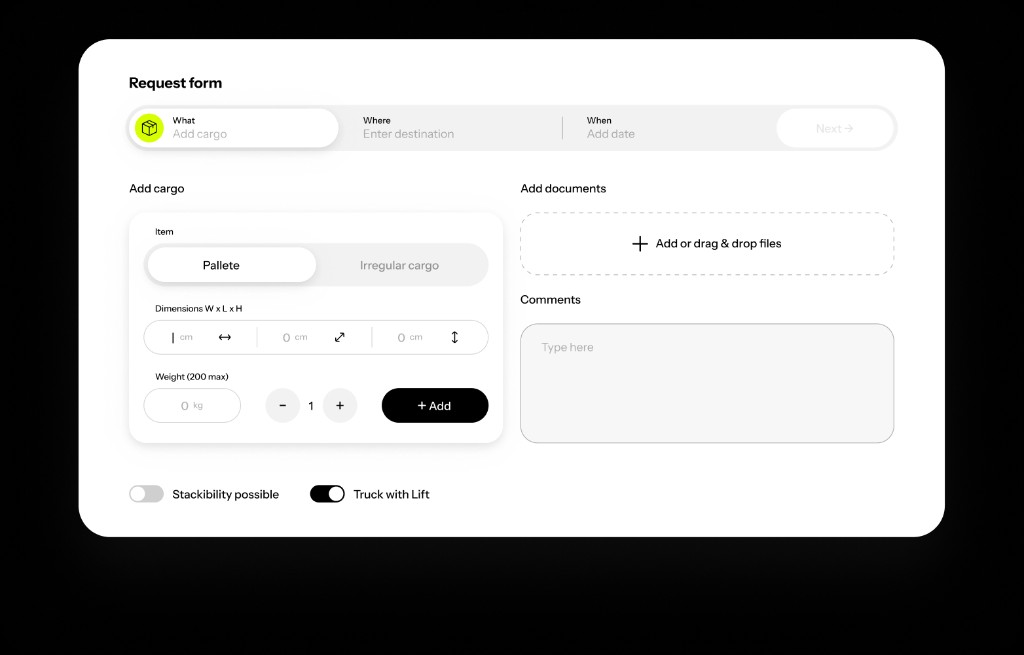
#> input picture assets/react/islands/pages/Landing/images/carousel-slide-1-form-source.png, 1024 x 655 px
$ python build-carousel-slide-1-form.py
#> lines starting #> are read from the running program, lines starting #| are printed output that depends on the picture
### scripts/carousel_image_utils.py
"""Shared helpers for carousel raster assets (layout stays 1x; bitmaps target 3x DPR)."""

from __future__ import annotations

from PIL import Image

# 3x gives headroom on retina displays and moderate browser zoom without changing CSS sizes.
CAROUSEL_DPR = 3
# When Figma sources are still at 2x, allow a single upscale pass to 2x (never chain resizes).
CAROUSEL_MIN_DPR = 2


def target_size(design_w: float, design_h: float, dpr: int) -> tuple[int, int]:
	return round(design_w * dpr), round(design_h * dpr)


def resize_for_carousel(
	im: Image.Image,
	design_w: float,
	design_h: float,
	*,
	dpr: int = CAROUSEL_DPR,
	min_dpr: int = CAROUSEL_MIN_DPR,
) -> Image.Image:
	"""Prefer downscale to design×dpr; otherwise keep native or do one upscale to min_dpr."""
	target_w, target_h = target_size(design_w, design_h, dpr)
	if im.size[0] >= target_w and im.size[1] >= target_h:
		return im.resize((target_w, target_h), Image.Resampling.LANCZOS)

	min_w, min_h = target_size(design_w, design_h, min_dpr)
	if im.size[0] >= min_w and im.size[1] >= min_h:
		return im

	return im.resize((min_w, min_h), Image.Resampling.LANCZOS)


def save_carousel_png(im: Image.Image, path) -> None:
	im.save(path, optimize=False)

### scripts/build-carousel-slide-1-form.py
#!/usr/bin/env python3
"""Prepare carousel slide 1 form PNG: transparent matte only, no green background."""

from __future__ import annotations

import sys
from collections import deque
from pathlib import Path

from PIL import Image

sys.path.insert(0, str(Path(__file__).resolve().parent))
from carousel_image_utils import CAROUSEL_DPR, resize_for_carousel, save_carousel_png

ROOT = Path(__file__).resolve().parents[1]
SRC = ROOT / "assets/react/islands/pages/Landing/images/carousel-slide-1-form-source.png"
OUT = ROOT / "assets/react/islands/pages/Landing/images/carousel-slide-1-form.png"
FORM_W, FORM_H = 661.5, 380.4


def strip_black_matte(im: Image.Image) -> Image.Image:
	rgba = im.convert("RGBA")
	w, h = rgba.size
#> w = 1024; h = 655
	pixels = rgba.load()
	seen = [[False] * w for _ in range(h)]

	def is_bg(r: int, g: int, b: int, a: int) -> bool:
		return a > 0 and r < 35 and g < 35 and b < 35

	queue: deque[tuple[int, int]] = deque()
	for x in range(w):
		for y in (0, h - 1):
			if is_bg(*pixels[x, y]):
				seen[y][x] = True
				queue.append((x, y))
	for y in range(h):
		for x in (0, w - 1):
			if not seen[y][x] and is_bg(*pixels[x, y]):
				seen[y][x] = True
				queue.append((x, y))

	while queue:
		x, y = queue.popleft()
		pixels[x, y] = (0, 0, 0, 0)
		for nx, ny in ((x - 1, y), (x + 1, y), (x, y - 1), (x, y + 1)):
			if 0 <= nx < w and 0 <= ny < h and not seen[ny][nx] and is_bg(*pixels[nx, ny]):
				seen[ny][nx] = True
				queue.append((nx, ny))

	return rgba


def main() -> None:
	if not SRC.exists():
		raise SystemExit(f"Missing source export: {SRC}")

	im = strip_black_matte(Image.open(SRC))
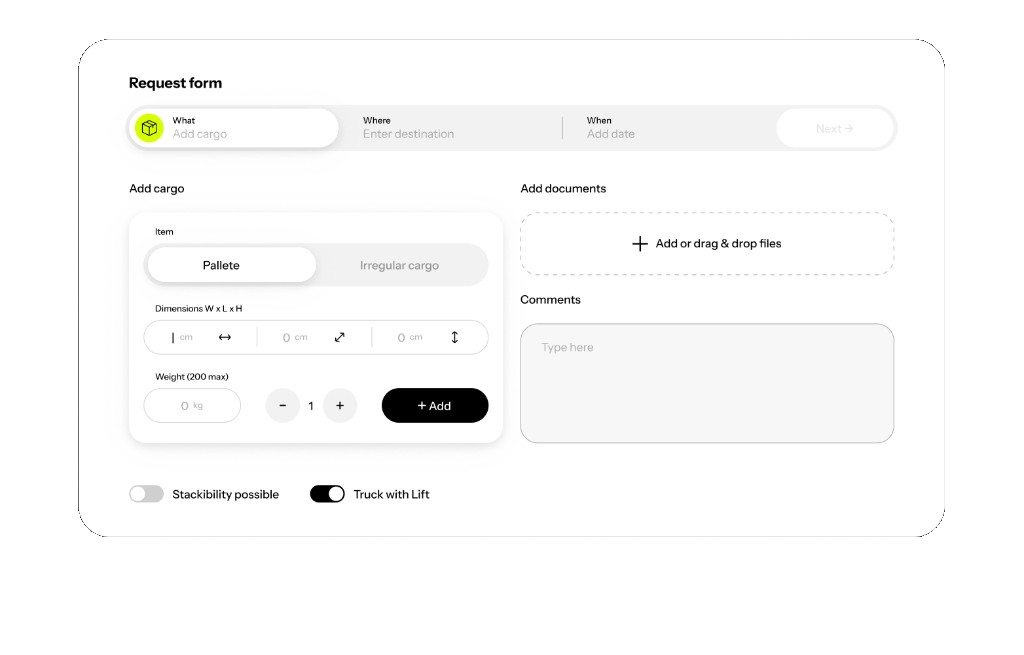
#> im: PIL image 1024x655 RGBA; mean R, G, B, A 159.4, 159.4, 159.2, 163.8; transparent parts drawn white
	bbox = im.getbbox()
#> bbox = (78, 39, 945, 537)
	if not bbox:
		raise SystemExit("Form export is empty after matte removal")

	cropped = im.crop(bbox)
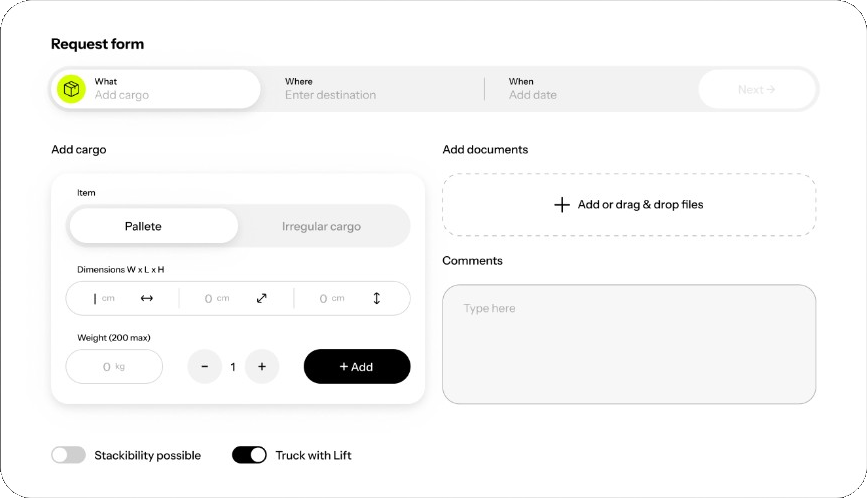
#> cropped: PIL image 867x498 RGBA; mean R, G, B, A 247.6, 247.6, 247.3, 254.5; transparent parts drawn white
	out = resize_for_carousel(cropped, FORM_W, FORM_H)
	save_carousel_png(out, OUT)
	dpr = out.size[0] / FORM_W
#> dpr = 2
	print(f"saved {OUT} ({out.size[0]}x{out.size[1]}, ~{dpr:.2f}x DPR)")
#| saved assets/react/islands/pages/Landing/images/carousel-slide-1-form.png (1323x761, ~2.00x DPR)
	if dpr < CAROUSEL_DPR - 0.05:
		print(
			f"warning: source is below {CAROUSEL_DPR}x — re-export Figma carousel assets "
			f"with scale={CAROUSEL_DPR} (scripts/export-figma-landing.sh)",
			flush=True,
		)


if __name__ == "__main__":
	main()
